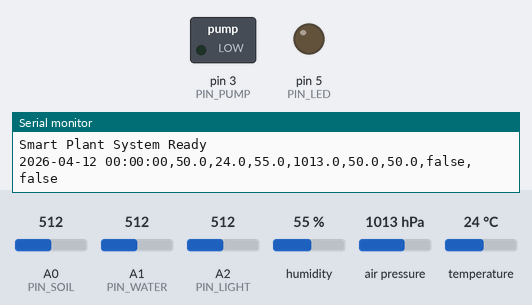
A sketch run on a simulated Arduino Uno, built with avr-gcc and run on an emulated ATmega328P. Shown: switched loads named in the sketch (green lamp = pin HIGH), output pins drawn as LEDs (lit = HIGH), the last lines printed to the serial monitor. The inputs (shaded band) are chosen by the test bench; at power-on: A0 (PIN_SOIL) = 512, A2 (PIN_LIGHT) = 512, A1 (PIN_WATER) = 512, humidity 55 %, air pressure 1013 hPa, temperature 24 °C.

Above: at 1.2 s.
1.3 s: A0 (PIN_SOIL) set to 427
3.2 s: A0 (PIN_SOIL) set to 395
At 4.7 s:
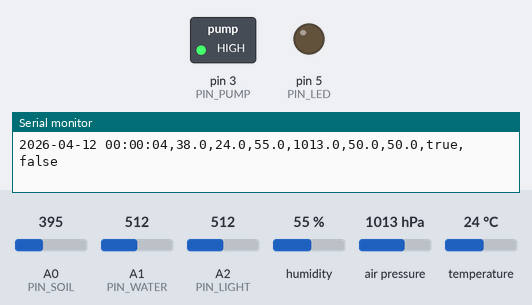
5.5 s: A2 (PIN_LIGHT) set to 374
7.2 s: A2 (PIN_LIGHT) set to 345
At 9.2 s:
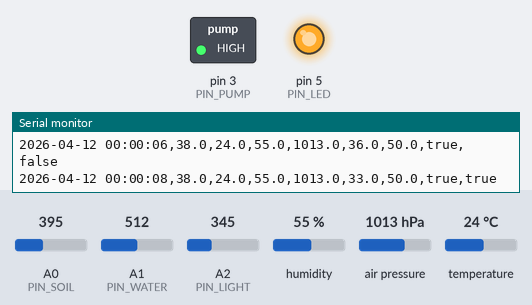
9.5 s: A1 (PIN_WATER) set to 33
11.2 s: A1 (PIN_WATER) set to 27
At 13.0 s:
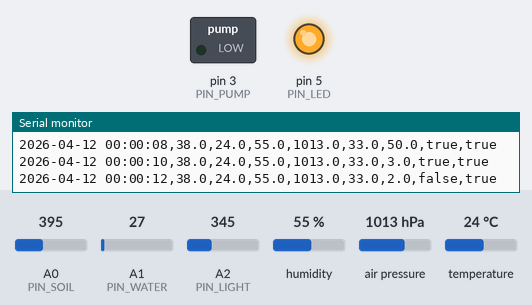
Timing chart, 0 to 14.5 s (numbered marks = the images above; inputs shaded):
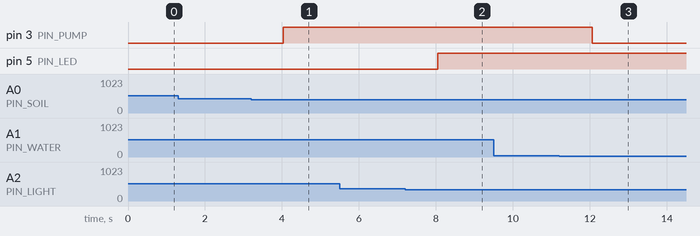

Measured:
- the behaviour switches between 410 and 409 on A0 (PIN_SOIL) (found by bisection; images 0 and 1)
- the behaviour switches between 359 and 358 on A2 (PIN_LIGHT) (found by bisection; images 1 and 2)
- the behaviour switches between 31 and 30 on A1 (PIN_WATER) (found by bisection; images 2 and 3)
- after the input at 3.2 s, pin 3 (PIN_PUMP): LOW → HIGH after 0.84 s
- after the input at 7.2 s, pin 5 (PIN_LED): LOW → HIGH after 0.85 s
- after the input at 11.2 s, pin 3 (PIN_PUMP): HIGH → LOW after 0.86 s

The sketch:

smart_plant_gui_sync.ino
```cpp
/*
 * Smart Plant System - Pełna synchronizacja z GUI
 * Wysyła: timestamp,soil,temp,humidity,PRESSURE,light,water,pump,led
 * Odbiera: AUTO, MANUAL, PUMP:ON/OFF, LED:ON/OFF, SET_TIME, SET_THRESHOLDS
 */

#include <Wire.h>
#include <Adafruit_BME280.h>

#define PIN_SOIL     A0
#define PIN_WATER    A1
#define PIN_LIGHT    A2
#define PIN_PUMP     3
#define PIN_LED      5

// Domyślne progi (GUI może je zmienić)
float SOIL_MIN = 40.0;
float SOIL_MAX = 60.0;
float LIGHT_MIN = 35.0;
float LIGHT_MAX = 65.0;

Adafruit_BME280 bme;

float soilMoisture, waterLevel, lightLevel;
float temperature, humidity, pressure;
bool pumpOn = false, ledOn = false, autoMode = true;
bool bme280_ok = false;

// Czas systemowy (synchronizowany przez GUI)
unsigned long startMillis = 0;
unsigned long currentYear = 2026;
unsigned long currentMonth = 4;
unsigned long currentDay = 12;
unsigned long currentHour = 0;
unsigned long currentMinute = 0;
unsigned long currentSecond = 0;

void setup() {
  Serial.begin(9600);

  pinMode(PIN_PUMP, OUTPUT);
  pinMode(PIN_LED, OUTPUT);
  digitalWrite(PIN_PUMP, LOW);
  digitalWrite(PIN_LED, LOW);

  if (bme.begin(0x76) || bme.begin(0x77)) {
    bme280_ok = true;
    bme.setSampling(Adafruit_BME280::MODE_NORMAL,
                    Adafruit_BME280::SAMPLING_X2,
                    Adafruit_BME280::SAMPLING_X16,
                    Adafruit_BME280::SAMPLING_X1,
                    Adafruit_BME280::FILTER_X16,
                    Adafruit_BME280::STANDBY_MS_0_5);
  }

  startMillis = millis();
  Serial.println("Smart Plant System Ready");
}

void loop() {
  readSensors();
  readBME280();
  processCommands();

  if (autoMode) {
    // Automatyka zgodna z GUI
    if (soilMoisture < SOIL_MIN && waterLevel > 5.0) {
      pumpOn = true;
    } else if (soilMoisture >= SOIL_MAX) {
      pumpOn = false;
    }

    if (lightLevel < LIGHT_MIN) {
      ledOn = true;
    } else if (lightLevel >= LIGHT_MAX) {
      ledOn = false;
    }

    // Zabezpieczenie
    if (waterLevel <= 2.0) {
      pumpOn = false;
    }
  }

  digitalWrite(PIN_PUMP, pumpOn ? HIGH : LOW);
  analogWrite(PIN_LED, ledOn ? 255 : 0);

  sendDataToGUI();
  delay(2000);
}

void readSensors() {
  soilMoisture = map(analogRead(PIN_SOIL), 0, 1023, 0, 100);
  waterLevel = map(analogRead(PIN_WATER), 0, 1023, 0, 100);
  lightLevel = map(analogRead(PIN_LIGHT), 0, 1023, 0, 100);
}

void readBME280() {
  if (bme280_ok) {
    temperature = bme.readTemperature();
    humidity = bme.readHumidity();
    pressure = bme.readPressure() / 100.0F; // hPa

    if (isnan(temperature)) temperature = 22.0;
    if (isnan(humidity)) humidity = 50.0;
    if (isnan(pressure)) pressure = 1013.25;
  } else {
    temperature = 22.0;
    humidity = 50.0;
    pressure = 1013.25;
  }
}

void processCommands() {
  if (Serial.available() > 0) {
    String cmd = Serial.readStringUntil('\n');
    cmd.trim();

    // SET_TIME:2026-04-12 15:30:45
    if (cmd.startsWith("SET_TIME:")) {
      parseTimeCommand(cmd.substring(9));
      Serial.println("OK:TIME_SET");
    }
    // SET_THRESHOLDS:40.0,60.0,35.0,65.0
    else if (cmd.startsWith("SET_THRESHOLDS:")) {
      parseThresholds(cmd.substring(15));
      Serial.println("OK:THRESHOLDS_SET");
    }
    // AUTO
    else if (cmd.equalsIgnoreCase("AUTO")) {
      autoMode = true;
      Serial.println("OK:AUTO_MODE");
    }
    // MANUAL
    else if (cmd.equalsIgnoreCase("MANUAL")) {
      autoMode = false;
      Serial.println("OK:MANUAL_MODE");
    }
    // PUMP:ON
    else if (cmd.equalsIgnoreCase("PUMP:ON")) {
      autoMode = false;
      if (waterLevel > 2.0) {
        pumpOn = true;
        Serial.println("OK:PUMP_ON");
      } else {
        Serial.println("ERROR:LOW_WATER");
      }
    }
    // PUMP:OFF
    else if (cmd.equalsIgnoreCase("PUMP:OFF")) {
      autoMode = false;
      pumpOn = false;
      Serial.println("OK:PUMP_OFF");
    }
    // LED:ON
    else if (cmd.equalsIgnoreCase("LED:ON")) {
      autoMode = false;
      ledOn = true;
      Serial.println("OK:LED_ON");
    }
    // LED:OFF
    else if (cmd.equalsIgnoreCase("LED:OFF")) {
      autoMode = false;
      ledOn = false;
      Serial.println("OK:LED_OFF");
    }
  }
}

void parseTimeCommand(String timeStr) {
  // Format: YYYY-MM-DD HH:MM:SS
  // Przykład: 2026-04-12 15:30:45
  int year, month, day, hour, minute, second;
  if (sscanf(timeStr.c_str(), "%d-%d-%d %d:%d:%d",
             &year, &month, &day, &hour, &minute, &second) == 6) {
    currentYear = year;
    currentMonth = month;
    currentDay = day;
    currentHour = hour;
    currentMinute = minute;
    currentSecond = second;
    startMillis = millis();
  }
}

void parseThresholds(String data) {
  // Format: soil_min,soil_max,light_min,light_max
  // Przykład: 40.0,60.0,35.0,65.0
  float s_min, s_max, l_min, l_max;
  if (sscanf(data.c_str(), "%f,%f,%f,%f", &s_min, &s_max, &l_min, &l_max) == 4) {
    SOIL_MIN = s_min;
    SOIL_MAX = s_max;
    LIGHT_MIN = l_min;
    LIGHT_MAX = l_max;
  }
}

void sendDataToGUI() {
  // Format zgodny z GUI:
  // timestamp,soilMoisture,temperature,airHumidity,pressure,lightLevel,waterLevel,pumpOn,ledOn

  updateSystemTime();

  // Timestamp: YYYY-MM-DD HH:MM:SS
  char timestamp[20];
  sprintf(timestamp, "%04lu-%02lu-%02lu %02lu:%02lu:%02lu",
          currentYear, currentMonth, currentDay,
          currentHour, currentMinute, currentSecond);

  Serial.print(timestamp);
  Serial.print(",");
  Serial.print(soilMoisture, 1);
  Serial.print(",");
  Serial.print(temperature, 1);
  Serial.print(",");
  Serial.print(humidity, 1);
  Serial.print(",");
  Serial.print(pressure, 1);        // ✅ DODANE!
  Serial.print(",");
  Serial.print(lightLevel, 1);
  Serial.print(",");
  Serial.print(waterLevel, 1);
  Serial.print(",");
  Serial.print(pumpOn ? "true" : "false");
  Serial.print(",");
  Serial.println(ledOn ? "true" : "false");
}

void updateSystemTime() {
  unsigned long elapsed = (millis() - startMillis) / 1000;

  currentSecond += elapsed % 60;
  elapsed /= 60;

  currentMinute += elapsed % 60;
  elapsed /= 60;

  currentHour += elapsed;

  while (currentSecond >= 60) {
    currentSecond -= 60;
    currentMinute++;
  }

  while (currentMinute >= 60) {
    currentMinute -= 60;
    currentHour++;
  }

  while (currentHour >= 24) {
    currentHour -= 24;
    currentDay++;
  }

  // Reset licznika
  startMillis = millis();
}
```
